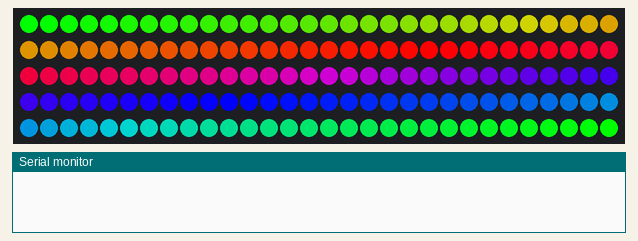
A sketch run on a simulated Arduino Uno, built with avr-gcc and run on an emulated ATmega328P. Shown: 150 RGB LEDs in strip order, left to right, continuing on the next row, the last lines printed to the serial monitor.

Above: at 0.16 s.
At 4.86 s:
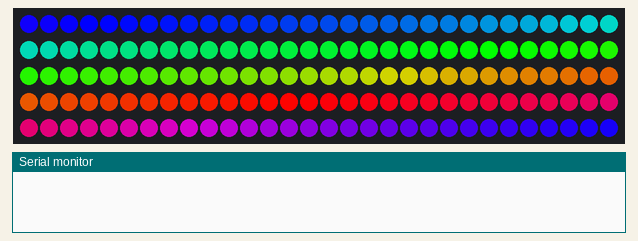
At 9.87 s:
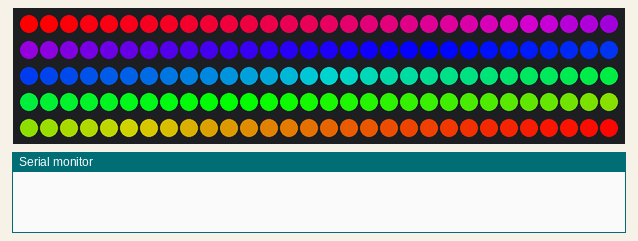
At 19.89 s:
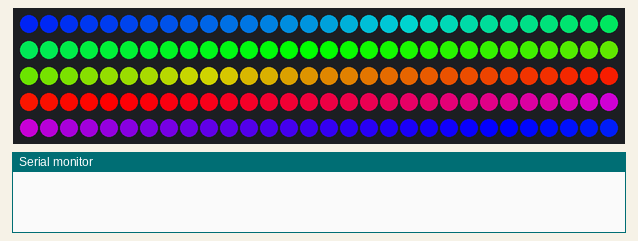
At 29.91 s:
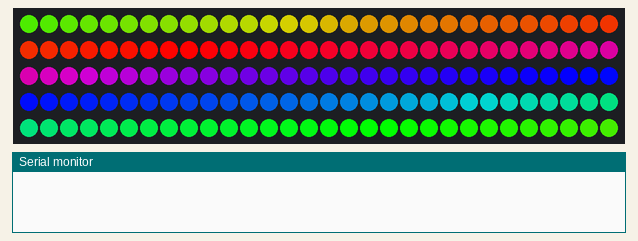
At 39.62 s:
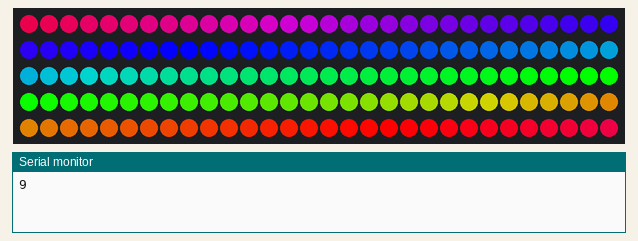

The sketch:

I2C_LEDStrip.ino
```cpp
#include <FastLED.h>
#include <Wire.h>
#define LED_PIN     6
#define NUM_LEDS    150

CRGB leds[NUM_LEDS];
volatile int patternCode = 9;
int d_lay = 300;

void setup()
{
  Wire.begin(8);                // join i2c bus with address #8
//  Wire.onReceive(receiveEvent); // register event
  Serial.begin(115200);           // start serial for
  FastLED.addLeds<WS2812, LED_PIN, GRB>(leds, NUM_LEDS);
}

void loop()
{

  if (patternCode == 0)
  {
    for (int thisLED = 0; thisLED < NUM_LEDS; thisLED++)
    {
      leds[thisLED] = CRGB(0 , 0, 0);
    }
    FastLED.show();
  }

  else if (patternCode == 1){
    // Loop from the lowest pin to the highest:
    for (int thisLED = 0; thisLED < NUM_LEDS; thisLED++)
    {
      //BLUE
      leds[thisLED] = CRGB(0, 0, 255);
    }
    FastLED.show();
  }

  else if (patternCode == 2){
    //Serial.print("Here");
    for (int thisLED = 0; thisLED < NUM_LEDS; thisLED++)
    {
      //RED
      leds[thisLED] = CRGB(255, 0, 0);
    }
    FastLED.show();
  }

  else if (patternCode == 3){
    //Serial.print("Here");
    for (int thisLED = 0; thisLED < NUM_LEDS; thisLED++)
    {
      //GREEN
      leds[thisLED] = CRGB(0, 255, 0);
    }
    FastLED.show();
  }

  else if (patternCode == 4){
    for(int thisLED = 0; thisLED < NUM_LEDS; thisLED++)
    {
      //PINK
      leds[thisLED] = CRGB(255, 0, 191);
    }
    FastLED.show();
  }

  else if (patternCode == 5){
    for(int thisLED = 0; thisLED < NUM_LEDS; thisLED++)
    {
      //PURPLE
      leds[thisLED] = CRGB(128, 0, 255);
    }
    FastLED.show();
  }

  else if (patternCode == 6){
    for(int thisLED = 0; thisLED < NUM_LEDS; thisLED++)
    {
      //SKY BLUE
      leds[thisLED] = CRGB(0, 255, 255);
    }
    FastLED.show();
  }

  else if (patternCode == 7){
    for(int thisLED = 0; thisLED < NUM_LEDS; thisLED++)
    {
      //YELLOW
      leds[thisLED] = CRGB(255, 255, 0);
    }
    FastLED.show();
  }

  else if (patternCode == 8){
    for(int thisLED = 0; thisLED < NUM_LEDS; thisLED++)
    {
      //ORANGE
      leds[thisLED] = CRGB(255, 128, 0);
    }
    FastLED.show();
  }

  else if(patternCode == 9){
    //Activate Rainbow
    rainbowCycle(20);
  }

  else if(patternCode == 10){
    //Green-Red Flash
    for (int thisLED = 0; thisLED < NUM_LEDS; thisLED++)
    {
      leds[thisLED] = CRGB(0, 255, 0);
    }
    FastLED.show();
    delay(d_lay);
    for (int thisLED = 0; thisLED < NUM_LEDS; thisLED++)
    {

      leds[thisLED] = CRGB(255, 0, 0);
    }
    FastLED.show();
    delay(d_lay);
  }

  else if(patternCode == 11){
    //Police
    for (int thisLED = 0; thisLED < NUM_LEDS; thisLED++)
    {
      leds[thisLED] = CRGB(255, 0, 0);
    }
    FastLED.show();
    delay(d_lay);
    for (int thisLED = 0; thisLED < NUM_LEDS; thisLED++)
    {
      //GREEN
      leds[thisLED] = CRGB(0, 0, 255);
    }
    FastLED.show();
    delay(d_lay);
  }

  Serial.println(patternCode);
}
void rainbowCycle(int SpeedDelay) {
  byte *c;
  uint16_t i, j;

  for(j=0; j<256*5; j++) { // 5 cycles of all colors on wheel
    for(i=0; i< NUM_LEDS; i++) {
      c=Wheel(((i * 256 / NUM_LEDS) + j) & 255);
      setPixel(i, *c, *(c+1), *(c+2));
    }
    showStrip();
    delay(SpeedDelay);
  }
}

byte * Wheel(byte WheelPos) {
  static byte c[3];

  if(WheelPos < 85) {
   c[0]=WheelPos * 3;
   c[1]=255 - WheelPos * 3;
   c[2]=0;
  } else if(WheelPos < 170) {
   WheelPos -= 85;
   c[0]=255 - WheelPos * 3;
   c[1]=0;
   c[2]=WheelPos * 3;
  } else {
   WheelPos -= 170;
   c[0]=0;
   c[1]=WheelPos * 3;
   c[2]=255 - WheelPos * 3;
  }

  return c;
}

void showStrip() {
 #ifndef ADAFRUIT_NEOPIXEL_H
   // FastLED
   FastLED.show();
 #endif
}

void setPixel(int Pixel, byte red, byte green, byte blue) {
 #ifndef ADAFRUIT_NEOPIXEL_H
   // FastLED
   leds[Pixel].r = red;
   leds[Pixel].g = green;
   leds[Pixel].b = blue;
 #endif
}

  void setAll(byte red, byte green, byte blue) {
  for(int i = 0; i < NUM_LEDS; i++ ) {
    setPixel(i, red, green, blue);
  }
    showStrip();
  }


// Function that executes whenever data is received from master
// This function is registered as an event, see setup()
void receiveEvent(int howMany)
{
  while (1 < Wire.available()) // loop through all but the last
  {
    char c = Wire.read(); // receive byte as a character
    Serial.print(c);         // print the character
  }
  int x = Wire.read();    // receive byte as an integer
  //Serial.println(x);         // print the integer

  if (patternCode != x){
    patternCode = x;
  }
}
```
